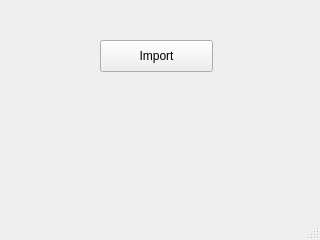
<?xml version="1.0" encoding="UTF-8"?>
<ui version="4.0">
 <class>Dialog</class>
 <widget class="QMainWindow" name="Dialog">
  <property name="geometry">
   <rect>
    <x>0</x>
    <y>0</y>
    <width>320</width>
    <height>240</height>
   </rect>
  </property>
  <property name="windowTitle">
   <string>Project Elevate</string>
  </property>
  <widget class="QWidget" name="centralwidget">
   <widget class="QPushButton" name="importButton">
    <property name="geometry">
     <rect>
      <x>100</x>
      <y>40</y>
      <width>113</width>
      <height>32</height>
     </rect>
    </property>
    <property name="text">
     <string>Import</string>
    </property>
   </widget>
   <widget class="QLabel" name="label">
    <property name="geometry">
     <rect>
      <x>60</x>
      <y>100</y>
      <width>191</width>
      <height>31</height>
     </rect>
    </property>
    <property name="text">
     <string/>
    </property>
    <property name="alignment">
     <set>Qt::AlignCenter</set>
    </property>
   </widget>
  </widget>
  <widget class="QMenuBar" name="menubar">
   <property name="geometry">
    <rect>
     <x>0</x>
     <y>0</y>
     <width>320</width>
     <height>37</height>
    </rect>
   </property>
  </widget>
  <widget class="QStatusBar" name="statusbar"/>
 </widget>
 <resources/>
 <connections/>
</ui>
